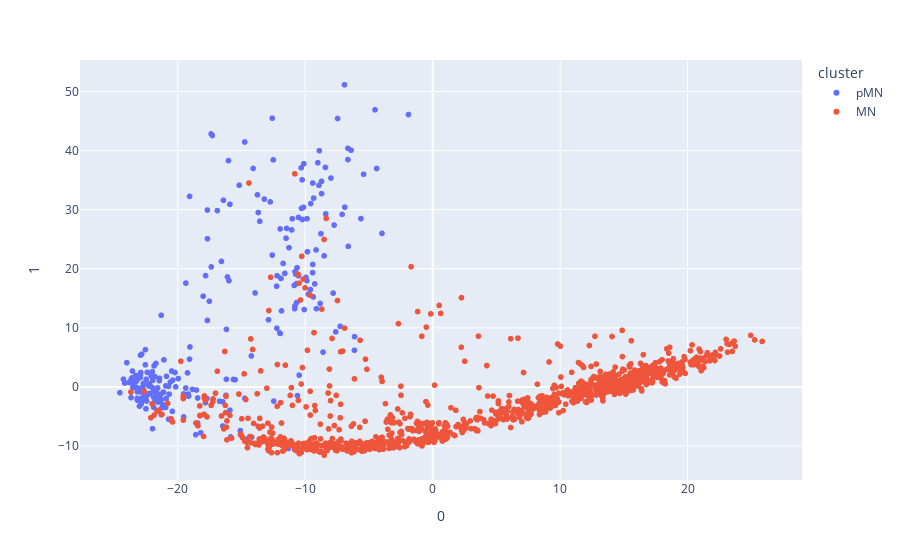

The notebook cell saved with this chart:
### Code cell
# Plot PCA to select starting cell 
embedding = pt.obsm_key
cluster_column_name = pt.cluster_column_name

df = pd.DataFrame(adata.obsm[embedding])
df.columns = df.columns.astype(str) 
df["cluster"] = adata.obs[cluster_column_name].values
df["label"] = adata.obs.index.values
fig = px.scatter(df, x="0", y="1", color="cluster", hover_name="label")
fig.show()

### Figure 1 — Plotly figure (JSON) as saved in the notebook; plotly's stock layout.template omitted (floating-point values rounded to 4 significant figures; data arrays with more than 128 entries replaced by an {"elided": "..."} marker saying what was removed)
{"data": [{"hovertemplate": "<b>%{hovertext}</b><br><br>cluster=pMN<br>0=%{x}<br>1=%{y}<extra></extra>", "hovertext": {"elided": "257 str values"}, "legendgroup": "pMN", "marker": {"color": "#636efa", "symbol": "circle"}, "mode": "markers", "name": "pMN", "showlegend": true, "type": "scattergl", "x": {"elided": "257 float values"}, "xaxis": "x", "y": {"elided": "257 float values"}, "yaxis": "y"}, {"hovertemplate": "<b>%{hovertext}</b><br><br>cluster=MN<br>0=%{x}<br>1=%{y}<extra></extra>", "hovertext": {"elided": "1056 str values"}, "legendgroup": "MN", "marker": {"color": "#EF553B", "symbol": "circle"}, "mode": "markers", "name": "MN", "showlegend": true, "type": "scattergl", "x": {"elided": "1056 float values"}, "xaxis": "x", "y": {"elided": "1056 float values"}, "yaxis": "y"}], "layout": {"legend": {"title": {"text": "cluster"}, "tracegroupgap": 0}, "margin": {"t": 60}, "xaxis": {"anchor": "y", "domain": [0, 1], "title": {"text": "0"}}, "yaxis": {"anchor": "x", "domain": [0, 1], "title": {"text": "1"}}}}
